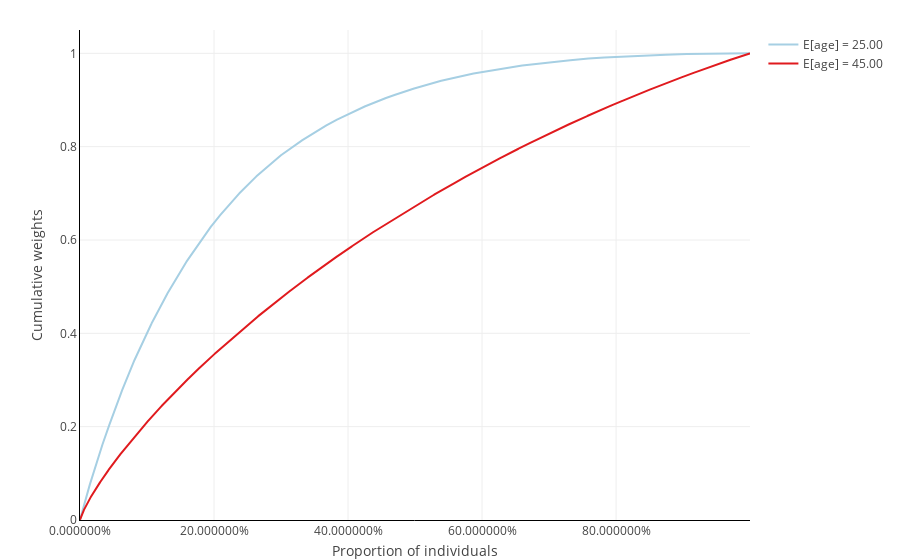

Notebook code for this chart:
### Markdown cell above
The distribution for a mean age of 25 doesn't look much like the original distribution. It means that some individuals get a lot more weights than in the data. We can visualize how many individuals capture X% of the weight (i.e. the sum of the $\lambda_i^{(t)}$):

### Code cell
ethik.ClassificationExplainer().plot_cumulative_weights(
    X_test["age"],
    targets=[25, 45]
)

### Figure 1 — Plotly figure (JSON) as saved in the notebook; plotly's stock layout.template omitted (floating-point values rounded to 4 significant figures; data arrays with more than 128 entries replaced by an {"elided": "..."} marker saying what was removed)
{"data": [{"hoverinfo": "x+y", "marker": {"color": "hsl(200.0, 52.0%, 77.0%)"}, "mode": "lines", "name": "E[age] = 25.00", "type": "scatter", "x": {"elided": "8141 float values"}, "y": {"elided": "8141 float values"}}, {"hoverinfo": "x+y", "marker": {"color": "hsl(359.0, 79.0%, 49.0%)"}, "mode": "lines", "name": "E[age] = 45.00", "type": "scatter", "x": {"elided": "8141 float values"}, "y": {"elided": "8141 float values"}}], "layout": {"margin": {"b": 40, "t": 30}, "showlegend": true, "xaxis": {"tickformat": "%", "title": {"text": "Proportion of individuals"}}, "yaxis": {"range": [0, 1.05], "title": {"text": "Cumulative weights"}}}}
